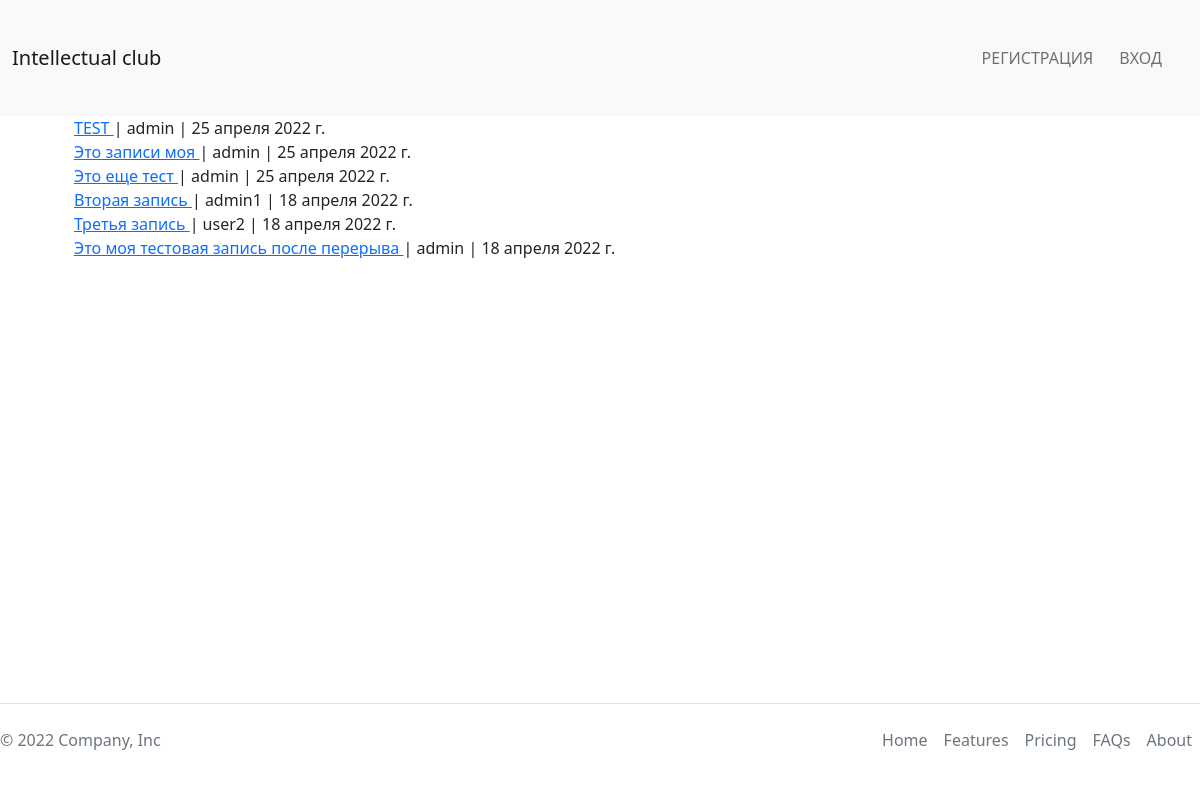
/posts, run on an earlier commit of the app's database.
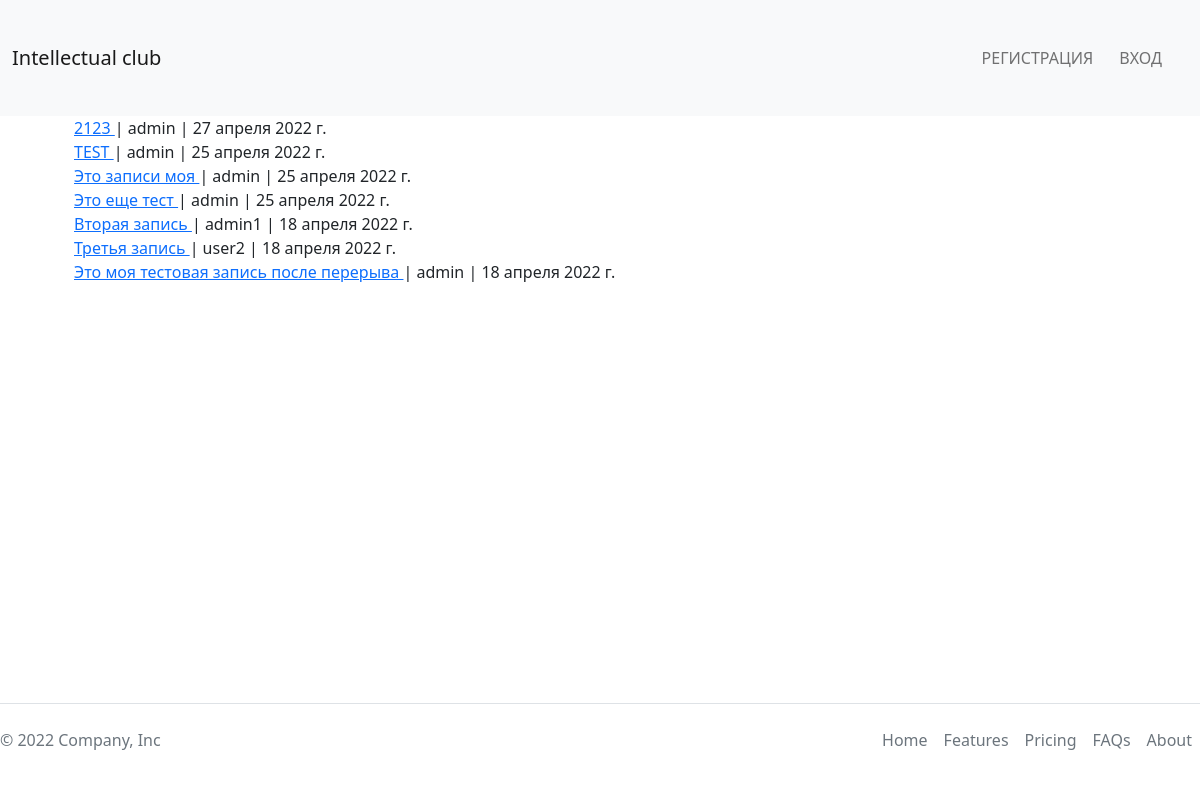
And on a later commit of the database.
### theblog/models.py (models this page shows, shortened)
class Post(models.Model):
    title = models.CharField('Название', max_length=255)
    author = models.ForeignKey(
        User, on_delete=models.CASCADE, verbose_name='Автор')
    body = models.TextField('Содержимое')
    post_date = models.DateField('Дата добавления', auto_now_add=True)
    category = models.CharField(max_length=255, default='test')
    likes = models.ManyToManyField(User, related_name='blog_post')

### theblog/views.py (the view)
# urls.py: path('posts', views.PostsView.as_view(), name='posts'),
class PostsView(ListView):
    model = Post
    template_name = 'theblog/posts.html'
    ordering = ['-post_date']

### theblog/templates/theblog/posts.html (shortened to what this page needs)
{% extends 'main/base.html' %}
{% block content %}
<div class="container">
    <ul>
        {% for post in object_list %}
        <li>
            <a href="{% url 'article_detail' post.pk %}">
                {{ post.title }}
            </a>
            | {{ post.author }}
            | {{post.post_date}}
            <br>
        </li>
        {% endfor %}
    </ul>
</div>
{% endblock %}

What changed in the data, as far as the page shows it:
added Post: title "2123", author "admin", post_date "27 апреля 2022 г."
